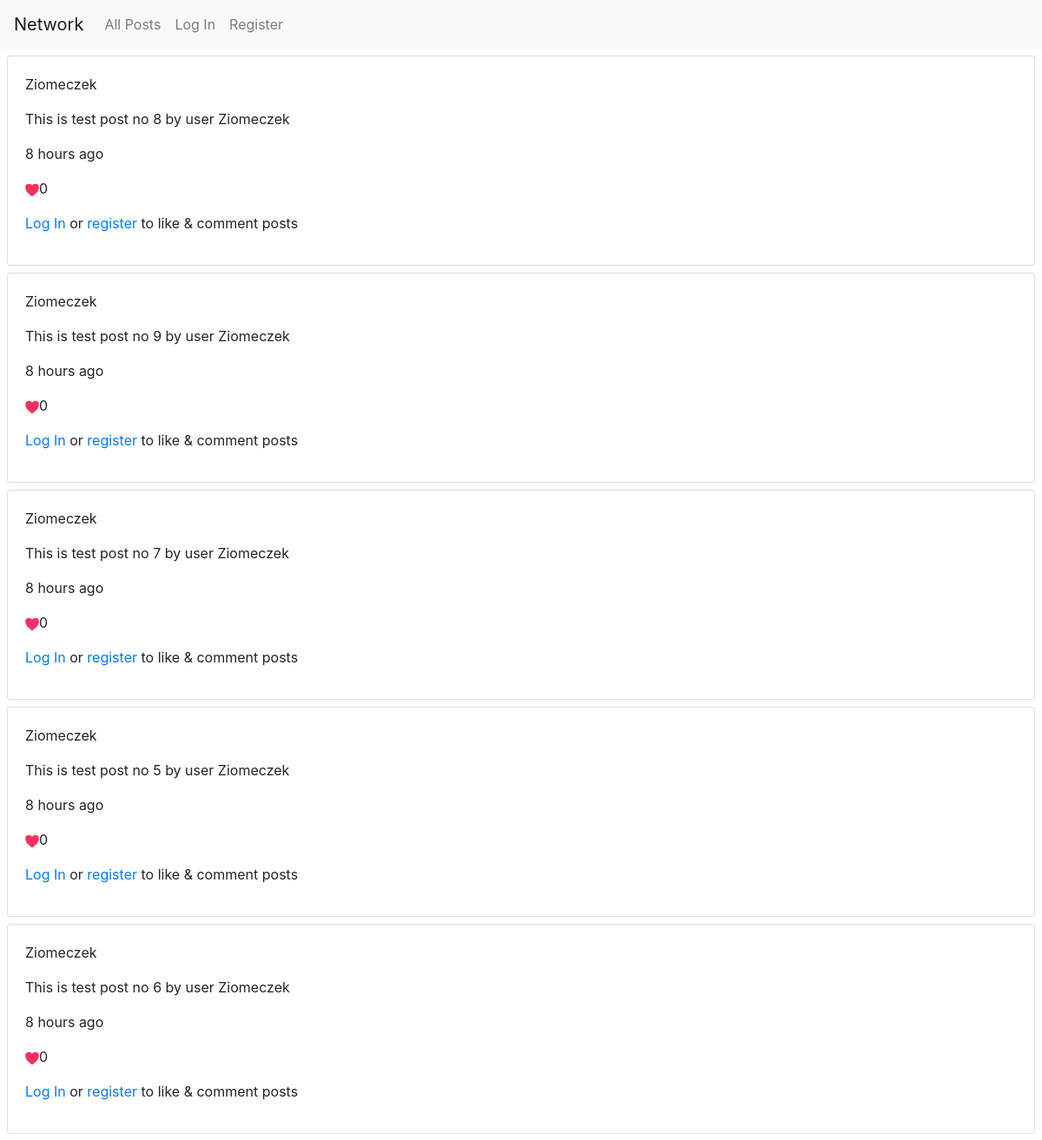
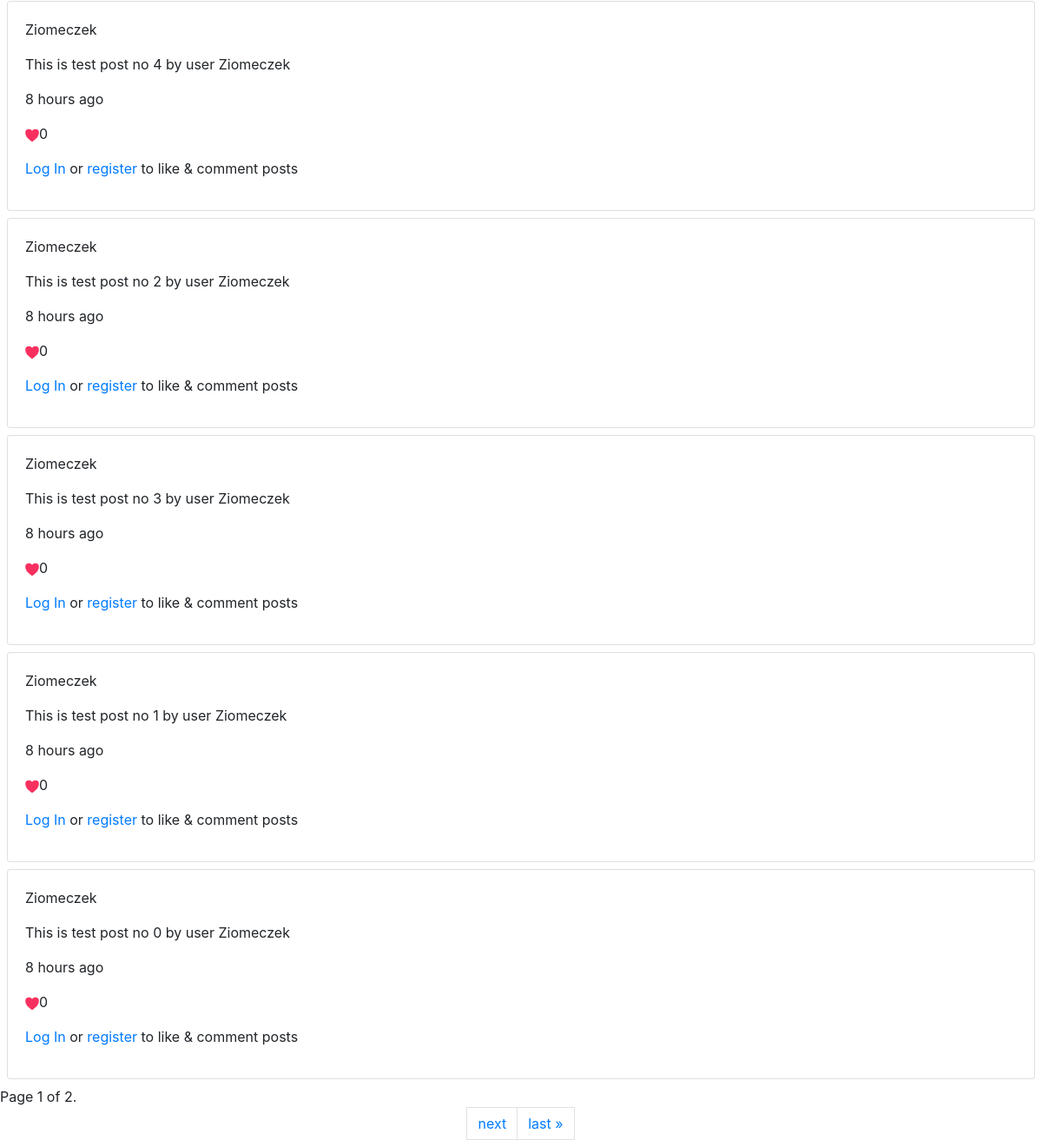
The page / on the database its author committed (2 pictures, top to bottom).
### network/models.py (models this page shows, shortened)
class Post(models.Model):
    author = models.ForeignKey(
        User, on_delete=models.SET_NULL, null=True, related_name="posts"
    )
    content = models.TextField()
    liked_by = models.ManyToManyField(
        User, related_name="likes", blank=True, default=None
    )
    publication_datetime = models.DateTimeField(auto_now_add=True)
    modification_datetime = models.DateTimeField(auto_now=True)
    @property
    def no_of_likes(self):
        return self.liked_by.count()
    class Meta:
        ordering = ["-publication_datetime"]

class User(AbstractUser):
    following = models.ManyToManyField(
        "self", related_name="followed_by", symmetrical=False, default=None, blank=True
    )

### network/views.py (the view)
# urls.py: path("", views.index, name="index"),
def index(request):
    posts_list = Post.objects.all()
    return displayPosts(request, posts_list)

### network/views.py (called while the page is built)
def displayPosts(request, posts_list):
    page_obj = paginate_posts(request, posts_list)
    return render(request, "network/index.html", {"page_obj": page_obj})

def paginate_posts(request, posts_list):
    paginator = Paginator(posts_list, 10)  # Show 10 posts per page.
    page_number = request.GET.get("page")
    page_obj = paginator.get_page(page_number)
    return page_obj

### network/templates/network/index.html (shortened to what this page needs)
{% extends "network/layout.html" %}
{%load humanize%}
{% block body %}
<div class="flex-column">
{% for post in page_obj %}
<div class="flex-column card m-2">
<div class="card-body">
<p>{{post.author.username}}</p>
<p>{{ post.content }}</p>
<p>{{ post.publication_datetime|naturaltime}}</p>
<p><img {% if auth_tru %} class="like_btn" {%endif%} id="heart_{{post.pk}}" src="/static/network/heart.png">{{post.no_of_likes}}</p>
{% if auth_tru %}
<button id="edit_{{comment.pk}}" class="btn btn-outline-secondary btn-sm">Comment (TODO)</button>
{%else%}
<p><a class="link" href="{% url 'login' %}">Log In</a> or <a class="link" href="{% url 'register' %}">register</a> to like & comment posts</p>
{%endif%}
</div>
</div>
{% endfor %}
</div>
<span class="current">
    Page {{ page_obj.number }} of {{ page_obj.paginator.num_pages }}.
</span>
<nav aria-label="Page navigation example">
<div class="pagination justify-content-center">
    {% if page_obj.has_next %}
        <a class="page-link" href="?page={{ page_obj.next_page_number }}">next</a>
        <a class="page-link" href="?page={{ page_obj.paginator.num_pages }}">last &raquo;</a>
    {% endif %}
</div>
</nav>
{% endblock %}

### rows shown on the page
Post: author.username "Ziomeczek", content "This is test post no 8 by user Ziomeczek", publication_datetime "8 hours ago", no_of_likes "0"
Post: author.username "Ziomeczek", content "This is test post no 9 by user Ziomeczek", publication_datetime "8 hours ago", no_of_likes "0"
Post: author.username "Ziomeczek", content "This is test post no 7 by user Ziomeczek", publication_datetime "8 hours ago", no_of_likes "0"
Post: author.username "Ziomeczek", content "This is test post no 5 by user Ziomeczek", publication_datetime "8 hours ago", no_of_likes "0"
Post: author.username "Ziomeczek", content "This is test post no 6 by user Ziomeczek", publication_datetime "8 hours ago", no_of_likes "0"
Post: author.username "Ziomeczek", content "This is test post no 4 by user Ziomeczek", publication_datetime "8 hours ago", no_of_likes "0"
Post: author.username "Ziomeczek", content "This is test post no 2 by user Ziomeczek", publication_datetime "8 hours ago", no_of_likes "0"
Post: author.username "Ziomeczek", content "This is test post no 3 by user Ziomeczek", publication_datetime "8 hours ago", no_of_likes "0"
Post: author.username "Ziomeczek", content "This is test post no 1 by user Ziomeczek", publication_datetime "8 hours ago", no_of_likes "0"
Post: author.username "Ziomeczek", content "This is test post no 0 by user Ziomeczek", publication_datetime "8 hours ago", no_of_likes "0"

### other values the page prints
{{ page_obj.number }} "1"
{{ page_obj.paginator.num_pages }} "2"
